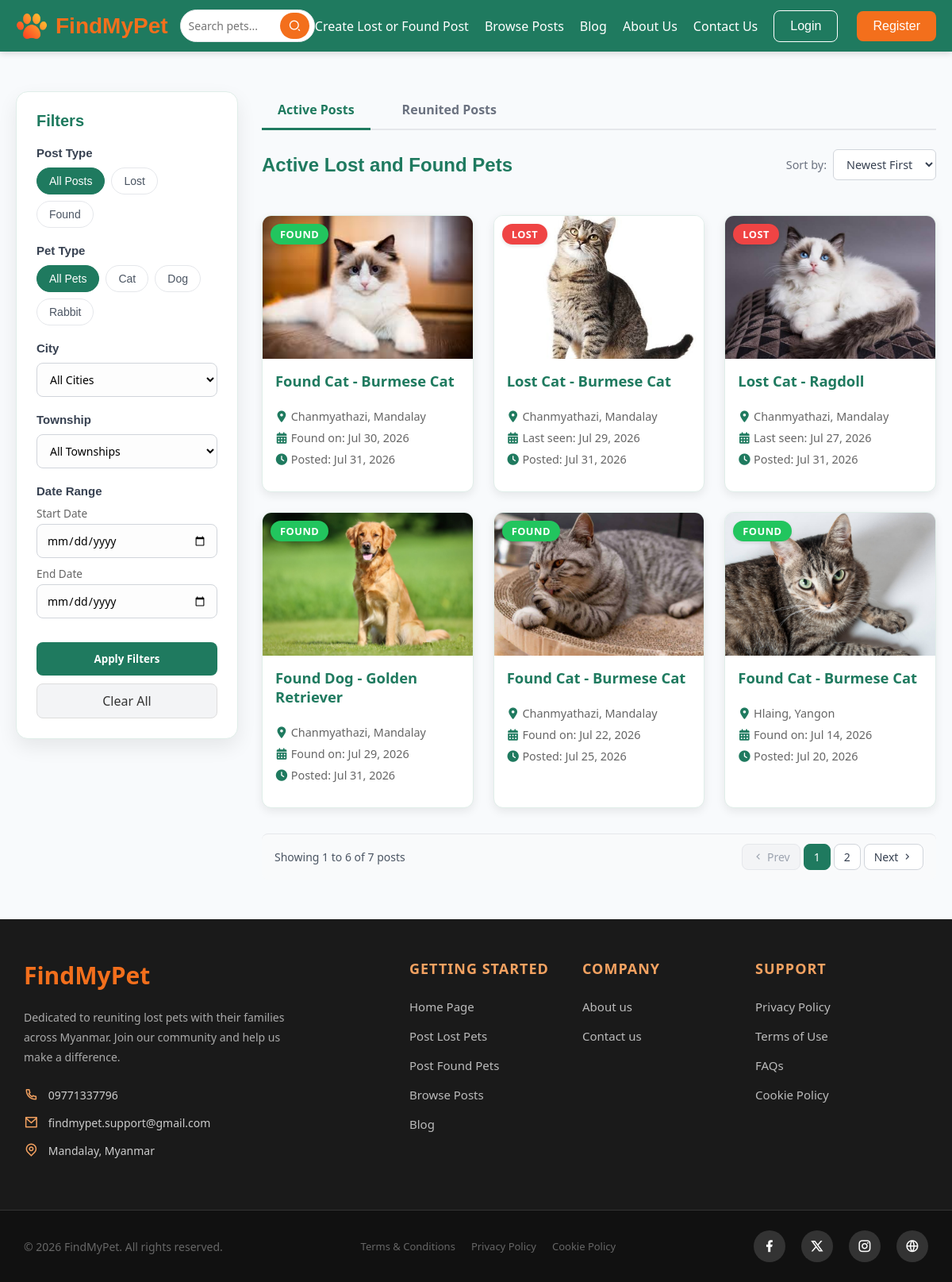
Page /user/browse_posts.php on the committed database.
### tables this page shows
CREATE TABLE `pet_type` (
  `id` int(11) NOT NULL,
  `type_name` varchar(50) NOT NULL
);

CREATE TABLE `post` (
  `id` int(11) NOT NULL,
  `user_id` int(11) NOT NULL,
  `pet_id` int(11) NOT NULL,
  `township_id` int(11) NOT NULL,
  `post_type` enum('Lost','Found') NOT NULL,
  `description` text DEFAULT NULL,
  `last_seen_date` date DEFAULT NULL,
  `last_seen_time` time DEFAULT NULL,
  `last_seen_location` varchar(255) DEFAULT NULL,
  `contact_phone` varchar(20) DEFAULT NULL,
  `contact_email` varchar(255) DEFAULT NULL,
  `status` enum('Active','Reunited','Draft') DEFAULT 'Active',
  `created_at` datetime DEFAULT current_timestamp()
);

CREATE TABLE `pet` (
  `id` int(11) NOT NULL,
  `breed_id` int(11) NOT NULL,
  `name` varchar(150) DEFAULT NULL,
  `color` varchar(50) DEFAULT NULL,
  `age` int(11) DEFAULT NULL,
  `gender` enum('Male','Female','Unknown') DEFAULT 'Unknown',
  `image` varchar(255) DEFAULT NULL
);

CREATE TABLE `breed` (
  `id` int(11) NOT NULL,
  `pet_type_id` int(11) NOT NULL,
  `breed_name` varchar(150) NOT NULL
);

CREATE TABLE `township` (
  `id` int(11) NOT NULL,
  `city_id` int(11) NOT NULL,
  `township_name` varchar(150) NOT NULL
);

CREATE TABLE `city` (
  `id` int(11) NOT NULL,
  `city_name` varchar(150) NOT NULL
);

### user/browse_posts.php (the view, shortened to what this page needs)
<?php
require_once '../database/functions.php';
$itemsPerPage = 6;
$currentPage = isset($_GET['page']) ? (int)$_GET['page'] : 1;
$currentPage = max(1, $currentPage);
$offset = ($currentPage - 1) * $itemsPerPage;
$posts = getFilteredPosts($pdo, $_GET);
$paginatedPosts = array_slice($posts, $offset, $itemsPerPage);
$petTypes = getPetTypes($pdo);
include '../includes/header.php';
?>
<!DOCTYPE html>
<html lang="en">
<head>
    <link rel="stylesheet" href="../assets/css/style.css" />
    <link href="https://cdn.jsdelivr.net/npm/remixicon@4.8.0/fonts/remixicon.css" rel="stylesheet" />
    <link rel="stylesheet" href="https://cdnjs.cloudflare.com/ajax/libs/font-awesome/6.5.1/css/all.min.css" />
</head>
<body>
    <main class="browse-container">
        <aside class="filter-sidebar">
            <h3>Filters</h3>
            <form action="" method="GET" id="filter-form">
                <div class="filter-group">
                    <label>Post Type</label>
                    <div class="filter-radio-group">
                        <label class="radio-label">
                            <span>All Posts</span>
                        </label>
                        <label class="radio-label">
                            <span>Lost</span>
                        </label>
                        <label class="radio-label">
                            <span>Found</span>
                        </label>
                    </div>
                </div>
                <div class="filter-group">
                    <label>Pet Type</label>
                    <div class="filter-radio-group">
                        <label class="radio-label">
                            <span>All Pets</span>
                        </label>
                        <?php foreach ($petTypes as $type): ?>
                            <label class="radio-label">
                                <span><?= htmlspecialchars($type['type_name']) ?></span>
                            </label>
                        <?php endforeach; ?>
                    </div>
                </div>
                <div class="filter-group">
                    <label>City</label>
                    <select name="city" id="city">
                        <option value="all" <?= ($city == 'all') ? 'selected' : '' ?>>All Cities</option>
                    </select>
                </div>
                <div class="filter-group">
                    <label>Township</label>
                    <select id="township" name="township">
                        <option value="all" <?= ($township == 'all') ? 'selected' : '' ?>>All Townships</option>
                    </select>
                </div>
                <div class="filter-group">
                    <label>Date Range</label>
                    <div class="date-range-container">
                        <div>
                            <label class="date-label">Start Date</label>
                            <input type="date" name="date_from" id="date-from" value="<?= htmlspecialchars($dateFrom) ?>">
                        </div>
                        <div>
                            <label class="date-label">End Date</label>
                            <input type="date" name="date_to" id="date-to" value="<?= htmlspecialchars($dateTo) ?>">
                        </div>
                    </div>
                </div>
                <button type="submit" name="btn_apply_filter" class="btn-filter">Apply Filters</button>
                <a href="?" class="btn-clear-filter">Clear All</a>
            </form>
        </aside>
        <section class="pet-results">
            <div class="status-tabs">
                <a href="?<?= http_build_query(array_merge($_GET, ['status' => 'active'])) ?>"
                   class="tab-btn <?= $status == 'active' ? 'active' : '' ?>">
                    Active Posts
                </a>
                <a href="?<?= http_build_query(array_merge($_GET, ['status' => 'reunited'])) ?>"
                   class="tab-btn <?= $status == 'reunited' ? 'active' : '' ?>">
                    Reunited Posts
                </a>
            </div>
            <div class="results-header">
                <h2><?= $status == 'reunited' ? 'Reunited Lost and Found Pets' : 'Active Lost and Found Pets' ?></h2>
                <div class="sort-view-controls">
                    <div class="sort-control">
                        <label for="sort-select" class="sort-label">Sort by:</label>
                        <select id="sort-select" onchange="updateUrlParam('sort', this.value)">
                            <option value="newest" <?= $sort == 'newest' ? 'selected' : '' ?>>Newest First</option>
                        </select>
                    </div>
                </div>
            </div>
            <div class="pet-grid">
                <?php if (empty($paginatedPosts)): ?>
                    <div class="no-results">
                        <i class="fa-solid fa-paw no-results-icon"></i>
                        <p>No <?= $status == 'reunited' ? 'reunited' : 'active' ?> posts match your current selections.</p>
                    </div>
                <?php else: ?>
                    <?php foreach ($paginatedPosts as $post):
                        $postTypeStr = $post['post_type'];
                        $petTypeStr  = $post['pet_type_name'] ?? 'Pet';
                        $breedName   = $post['breed_name'] ?? 'Unknown';
                        $title       = "$postTypeStr $petTypeStr - $breedName";
                        $statusLower = strtolower($post['status'] ?? 'active');
                        $badge_class = 'badge-' . ($statusLower === 'reunited' ? 'reunited' : strtolower($post['post_type']));
                    ?>
                        <div class="pet-card" onclick="window.location.href='post_details.php?id=<?= $post['id'] ?>'">
                            <div class="card-image-wrapper">
                                <img src="../<?= htmlspecialchars($post['image'] ?? 'uploads/pets/placeholder.jpg') ?>" alt="Pet Image">
                                <span class="status-badge <?= $badge_class ?>">
                                    <?= htmlspecialchars($statusLower === 'reunited' ? 'Reunited' : $post['post_type']) ?>
                                </span>
                            </div>
                            <div class="card-body">
                                <div class="card-header-flex">
                                    <h3 class="pet-name"><?= htmlspecialchars($title) ?></h3>
                                </div>
                                <div class="pet-meta">
                                    <span><i class="fa-solid fa-location-dot"></i> <?= htmlspecialchars($post['township_name'] ?? 'Unknown') ?>, <?= htmlspecialchars($post['city_name'] ?? 'Myanmar') ?></span>
                                    <span><i class="fa-solid fa-calendar-days"></i> <?= $post['post_type'] === 'Found' ? 'Found on:' : 'Last seen:' ?> <?= !empty($post['last_seen_date']) ? date('M j, Y', strtotime($post['last_seen_date'])) : 'Unknown' ?></span>
                                    <span class="upload-date"><i class="fa-solid fa-clock"></i> Posted: <?= date('M j, Y', strtotime($post['created_at'])) ?></span>
                                </div>
                            </div>
                        </div>
                    <?php endforeach; ?>
                <?php endif; ?>
            </div>
        </section>
    </main>
    <?php include '../includes/footer.php'; ?>
</body>
</html>

### rows in the picture
pet_type: type_name "Cat"
pet_type: type_name "Dog"
pet_type: type_name "Rabbit"
post: pet.image (picture), post_type "FOUND", post_type.breed_name "Found Cat - Burmese Cat", township.township_name "Chanmyathazi", city.city_name "Mandalay", shows "Found on:", last_seen_date "Jul 30, 2026", created_at "Jul 31, 2026"
post: pet.image (picture), post_type "LOST", post_type.breed_name "Lost Cat - Burmese Cat", township.township_name "Chanmyathazi", city.city_name "Mandalay", shows "Last seen:", last_seen_date "Jul 29, 2026", created_at "Jul 31, 2026"
post: pet.image (picture), post_type "LOST", post_type.breed_name "Lost Cat - Ragdoll", township.township_name "Chanmyathazi", city.city_name "Mandalay", shows "Last seen:", last_seen_date "Jul 27, 2026", created_at "Jul 31, 2026"
post: pet.image (picture), post_type "FOUND", post_type.breed_name "Found Dog - Golden Retriever", township.township_name "Chanmyathazi", city.city_name "Mandalay", shows "Found on:", last_seen_date "Jul 29, 2026", created_at "Jul 31, 2026"
post: pet.image (picture), post_type "FOUND", post_type.breed_name "Found Cat - Burmese Cat", township.township_name "Chanmyathazi", city.city_name "Mandalay", shows "Found on:", last_seen_date "Jul 22, 2026", created_at "Jul 25, 2026"
post: pet.image (picture), post_type "FOUND", post_type.breed_name "Found Cat - Burmese Cat", township.township_name "Hlaing", city.city_name "Yangon", shows "Found on:", last_seen_date "Jul 14, 2026", created_at "Jul 20, 2026"

### other values in the picture
min($currentPage * $perPage, $totalRecords) "6"
$totalRecords "7"
